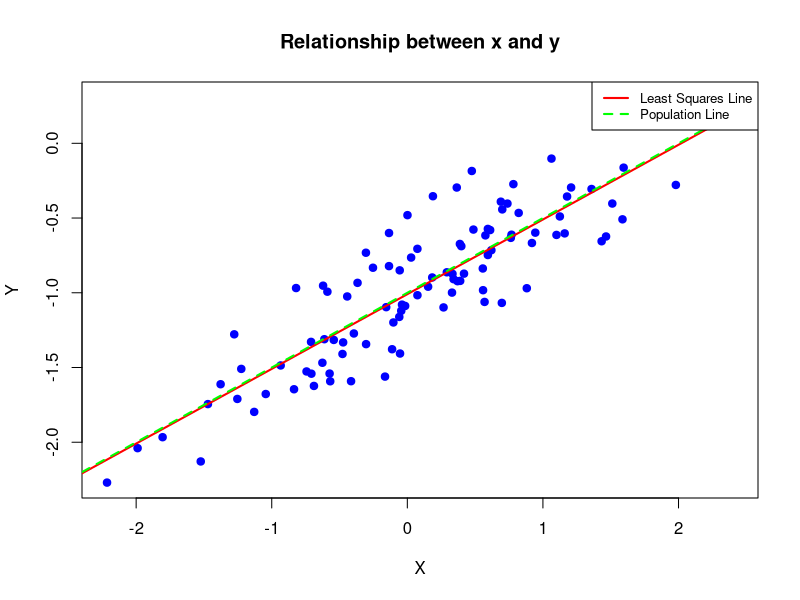
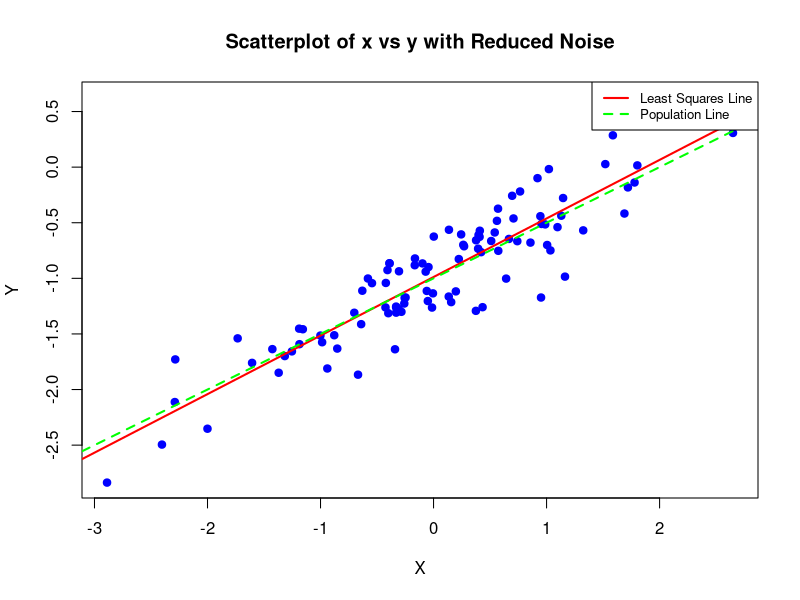
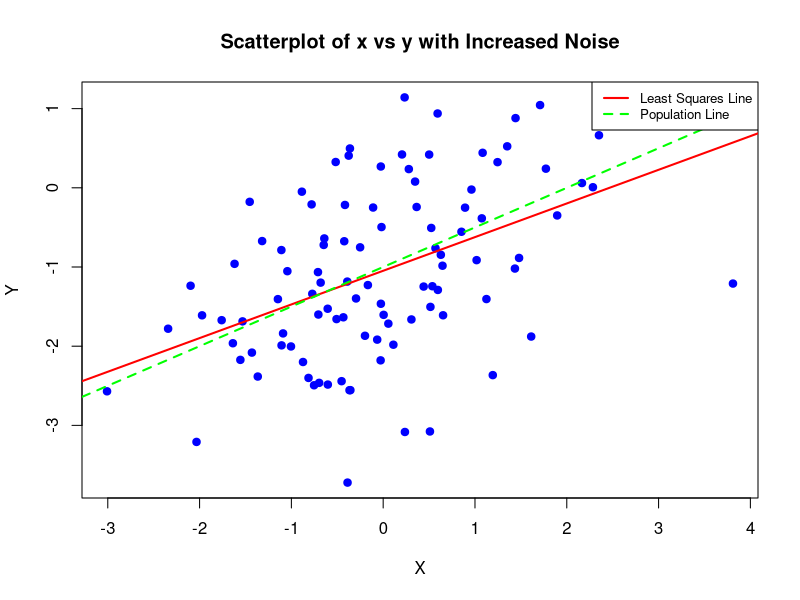

Here is the R script that generated these plots, in order:
# Set seed for reproducibility
set.seed(1)

# (a) Using the rnorm() function, create a vector, x, containing 100 observations drawn 
# from a N(0; 1) distribution. This represents a feature, X.
x <- rnorm(100, mean = 0, sd = 1)

# (b) Using the rnorm() function, create a vector, eps, containing 100 observations drawn 
# from a N(0; 0:25) distribution|a normal distribution with mean zero and variance 0:25.
eps <- rnorm(100, mean = 0, sd = 0.25)

# (c) Using x and eps, generate a vector y according to the model Y = −1 + 0:5X + : (3.39)
# What is the length of the vector y? What are the values of β0 and β1 in this linear model?
y <- -1 + 0.5 * x + eps
length_y <- length(y)
print(paste("Length of vector y:", length(y)))
print(paste("Beta_0:", -1))
print(paste("Beta_1:", 0.5))

# (d) Create a scatterplot displaying the relationship between x and y. Comment on what 
# you observe.
plot(x, y, main = "Relationship between x and y", xlab = "X", ylab = "Y", pch = 19, col = "blue")
# Comment:
# There is a postive linear relation ship.

# (e) Fit a least squares linear model to predict y using x. Comment on the model obtained. 
# How do β^0 and β^1 compare to β0 and β1?
model <- lm(y ~ x)
summary(model)
# Comment: 
# The linear regression model accurately estimates the coefficients close to the true
# values and shows significant statistical relevance. The R-squared value of 46.74%
# indicates a reasonable fit.
# The estimated coefficients from the linear regression model, B_hat_0 and B_hat_1
# compare very closely to the true values B_0 and B_1
# These estimates are highly accurate, confirming that the model effectively
# captures the underlying relationship between x and y

# (f) Display the least squares line on the scatterplot obtained in (d)
abline(model, col = "red", lwd = 2)  # Least squares line
abline(a = -1, b = 0.5, col = "green", lwd = 2, lty = 2)  # Population line, dashed
legend("topright", legend = c("Least Squares Line", "Population Line"),
       col = c("red", "green"), lwd = 2, lty = c(1, 2), cex = 0.8)

# (g) Now fit a polynomial regression model that predicts y using x and x2. Is there 
# evidence that the quadratic term improves the model fit? Explain your answer.
model_poly <- lm(y ~ x + I(x^2))
summary(model_poly)

# There is a small increase in the R-squared, moreover, the p-value of term x^2 quite large
# So x^2 does not have meaningful in explanation relation ship between x and y

# (h) Repeat (a)–(f) after modifying the data generation process in such a way
# that there is less noise in the data. The model (3.39) should remain the same.
# You can do this by decreasing the variance of the normal distribution used to
# generate the error term ϵ in (b). Describe your results.
x_less <- rnorm(100, mean = 0, sd = 1)
eps_less <- rnorm(100, mean = 0, sd = 0.25)
y_less <- -1 + 0.5 * x_less + eps_less
model_less <- lm(y_less~x_less)
summary(model_less)
plot(x_less, y_less, main = "Scatterplot of x vs y with Reduced Noise", xlab = "X", ylab = "Y", pch = 19, col = "blue")
abline(model_less, col = "red", lwd = 2)
abline(a = -1, b = 0.5, col = "green", lwd = 2, lty = 2)
legend("topright", legend = c("Least Squares Line", "Population Line"),
       col = c("red", "green"), lwd = 2, lty = c(1, 2), cex = 0.8)
# When the standard deviations of the error terms are small, that means
# the predictors will vary less from the response giving the model a better accuracy.

# (i) Repeat (a)–(f) after modifying the data generation process in such
# a way that there is more noise in the data. The model (3.39) should remain
# the same. You can do this by increasing the variance of the normal distribution used to generate the error term ϵ in (b).
# Describe your results.

x_large <- rnorm(100, mean = 0, sd = 1)
eps_large <- rnorm(100, mean = 0, sd = 1)
y_large <- -1 + 0.5 * x_large + eps_large
model_large <- lm(y_large ~ x_large)
summary(model_large)
plot(x_large, y_large, main = "Scatterplot of x vs y with Increased Noise", xlab = "X", ylab = "Y", pch = 19, col = "blue")
abline(model_large, col = "red", lwd = 2)
abline(a = -1, b = 0.5, col = "green", lwd = 2, lty = 2)
legend("topright", legend = c("Least Squares Line", "Population Line"),
       col = c("red", "green"), lwd = 2, lty = c(1, 2), cex = 0.8)

# When the standard deviations of the error terms are huge, the predictors will
# vary a lot from the response giving the model a harder time to statistically
# identify what value it will be.

# (j) What are the confidence intervals for β0 and β1 based on the original data set, the 
# noisier data set, and the less noisy data set? Comment on your results.

confint(model)
confint(model_less)
confint(model_large)

# Comment: The higher the standard deviation of the error terms,
# the less confident the model has in predicting a value.
